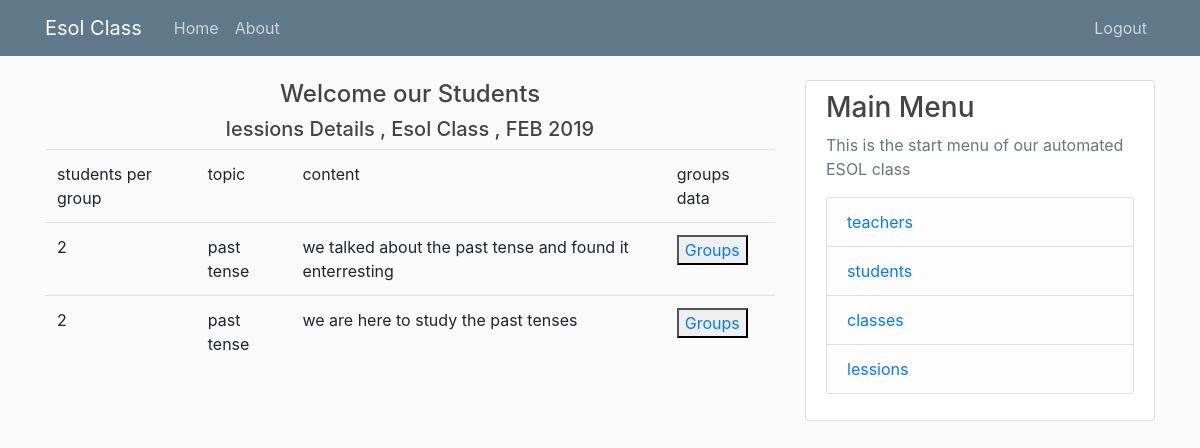
/lessions/ (signed in), run on the app's committed database.
### lessions/models.py (models this page shows, shortened)
class lession (models.Model):
    number_of_students_per_group = models.IntegerField()
    topic = models.CharField(max_length=250)
    content = models.TextField()

### lessions/views.py (the view)
# urls.py: path('lessions/', views.lession_c, name="lessions-page"),
@login_required
def lession_c (request):
    context = {
        'lessions': lession.objects.all()
    }
    return render (request, 'lessions/lessions.html', context)

### lessions/templates/lessions/lessions.html
{% extends 'teacher/base.html' %}
{% block content %}
<div>
    <h4 align="center" > Welcome our Students </h4>
    <h5 align="center"> lessions Details , Esol Class , FEB 2019</h5>
</div>
<div>
    <table class="table" width="700x" >
        <tr>
            <td> students per group </td>
            <td> topic </td>
            <td> content </td>
            <td> groups data </td>
        </tr>
        {% for lession in lessions %}
            <tr>
                <td> {{ lession.number_of_students_per_group }} </td>
                <td> {{ lession.topic }} </td>
                <td> {{ lession.content }} </td>
                <td> <button> <a href="{% url 'groups-page' %}"> Groups </a> </button>  </td>
            </tr>
        {% endfor %}
    </table>
</div>
{% endblock %}

### teacher/static/teacher/main.css (style rules this page uses)
body { background: #fafafa; color: #333333; margin-top: 5rem; }
h1, h2, h3, h4, h5, h6 { color: #444444; }

### data on the page
lession: number_of_students_per_group "2", topic "past tense", content "we talked about the past tense and found it enterresting"
lession: number_of_students_per_group "2", topic "past tense", content "we are here to study the past tenses"
